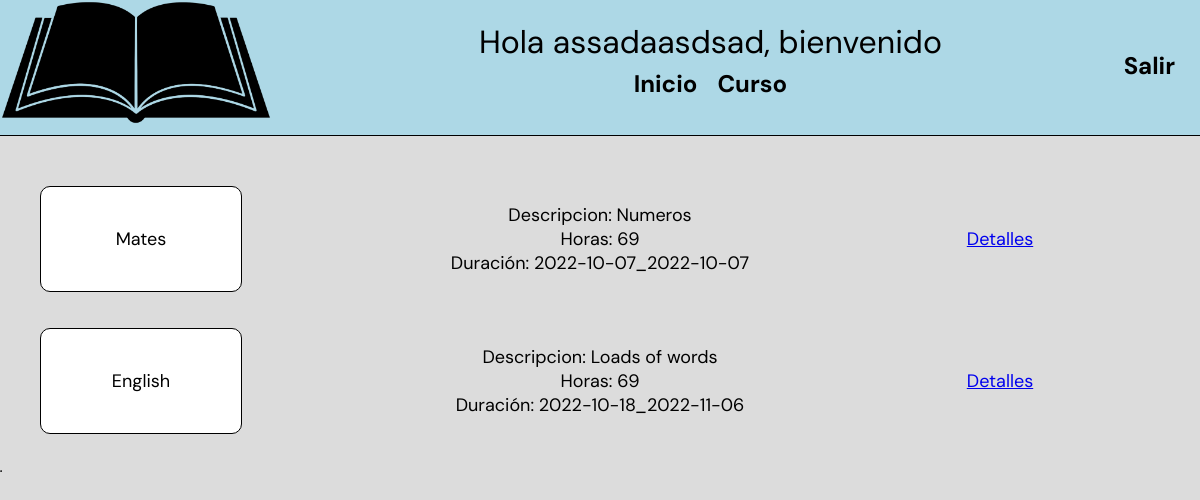
Page /cursos.php (signed in) on the earlier database version.
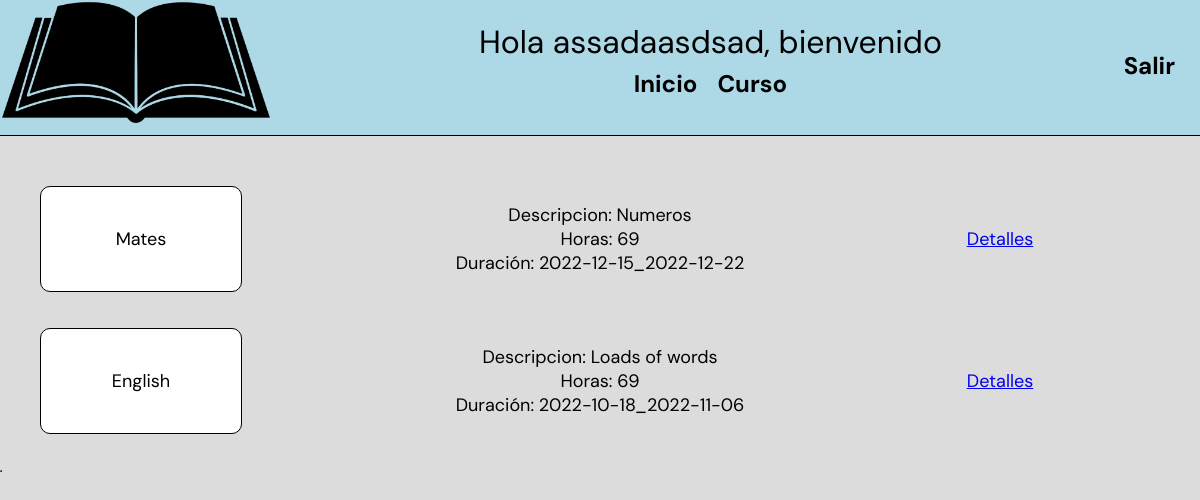
Same page on the later database version.
### tables this page shows
CREATE TABLE `cursos` (
  `Codi` int(11) NOT NULL,
  `Nom` text NOT NULL,
  `Descripcion` text NOT NULL,
  `Hores` int(11) NOT NULL,
  `Data_inici` date NOT NULL,
  `Data_final` date NOT NULL,
  `Dni_Profesores` varchar(9) DEFAULT NULL,
  `activo` int(11) NOT NULL DEFAULT 1
);

### cursos.php (the view, shortened to what this page needs)
<!DOCTYPE html>
<html lang="en">
    <head>
        <link href="cursos.css" rel="stylesheet" type="text/css">
    </head>
    <body>
    <header>
            <div class="div">
                <img src="book-png.png" alt="Logo" witdth="125px" height="125px">
                <?php
                if(!isset($_SESSION['rol'])){
                    ?>  <div class="headerAll">
                            <a class="header" href="SignInAdmin.php">Inicar Sessión como administrador</a><br>
                            <a class="header2" href="SignIn.php">Inicar Sessión</a><br>
                            <a href="SignInProfesor.php">Inicar Sessión Como profesor</a><br>
                            <a class="header2" href="SignUp.php">Registrarse</a><br>
                            <div class="header3">No has iniciado sessión</div>
                        </div>
                    <?php
                }else if($_SESSION['rol']=='profesor'){
                    ?>
                    <div class="DivMenu">
                        <div class="inicioSession">Hola <?php echo($_SESSION['NombreHeader'])  ?>, bienvenido</div>
                        <nav>
                            <ul class="generalAll">
                                <li><a href="index.php" class="general">Inicio</a></li>
                                <li><a href="cursos.php" class="general">Curso</a></li>
                            </ul>
                        </nav>
                    </div>
                        <a href="SignOut.php" class="SignOut">Salir</a>
                    <?php
                }
                ?>
            </div>
        </header>
        <?php
            if(isset($_SESSION['rol'])){
                    ?>
                    <?php
                echo "<table border>";
                    ?>
                    <?php
                if($_SESSION['rol']=='profesor'){
                    $connection= connection();
                    $sql= "SELECT * FROM cursos WHERE Dni_Profesores LIKE '".$_SESSION['DniProfesor']."'";
                    if($result= mysqli_query($connection, $sql)){
                        while($row= $result->fetch_assoc()){
                            $llista[]= $row;
                        }
                        if(isset($llista)){
                           foreach($llista as $clave => $valor){
                                if($valor['activo']==1){
                                    echo "<div class='divGeneral'>";
                                        echo "<div class='name'>".$valor['Nom']."</div>";
                                        echo "<div class='details'>";
                                        echo "Descripcion: ".$valor['Descripcion']."<br>";
                                        echo "Horas: ".$valor['Hores']."<br>";
                                        echo "Duración: ".$valor['Data_inici']."_";
                                        echo $valor['Data_final'];
                                        echo "</div>";
                                        echo "<div class='link'><a href='Nota.php?id=".$valor['Codi']."'>Detalles</a></div>";
                                    echo "</div>";
                                }
                            }
                        }
                    }if(!isset($llista)){
                        echo "No eres profesor de ningún curso";
                    }
                }
            }
        ?>
    </body>
</html>

Differences in the rows shown:
changed cursos "Mates": Data_inici "2022-10-07" → "2022-12-15"; Data_final "2022-10-07" → "2022-12-22"
